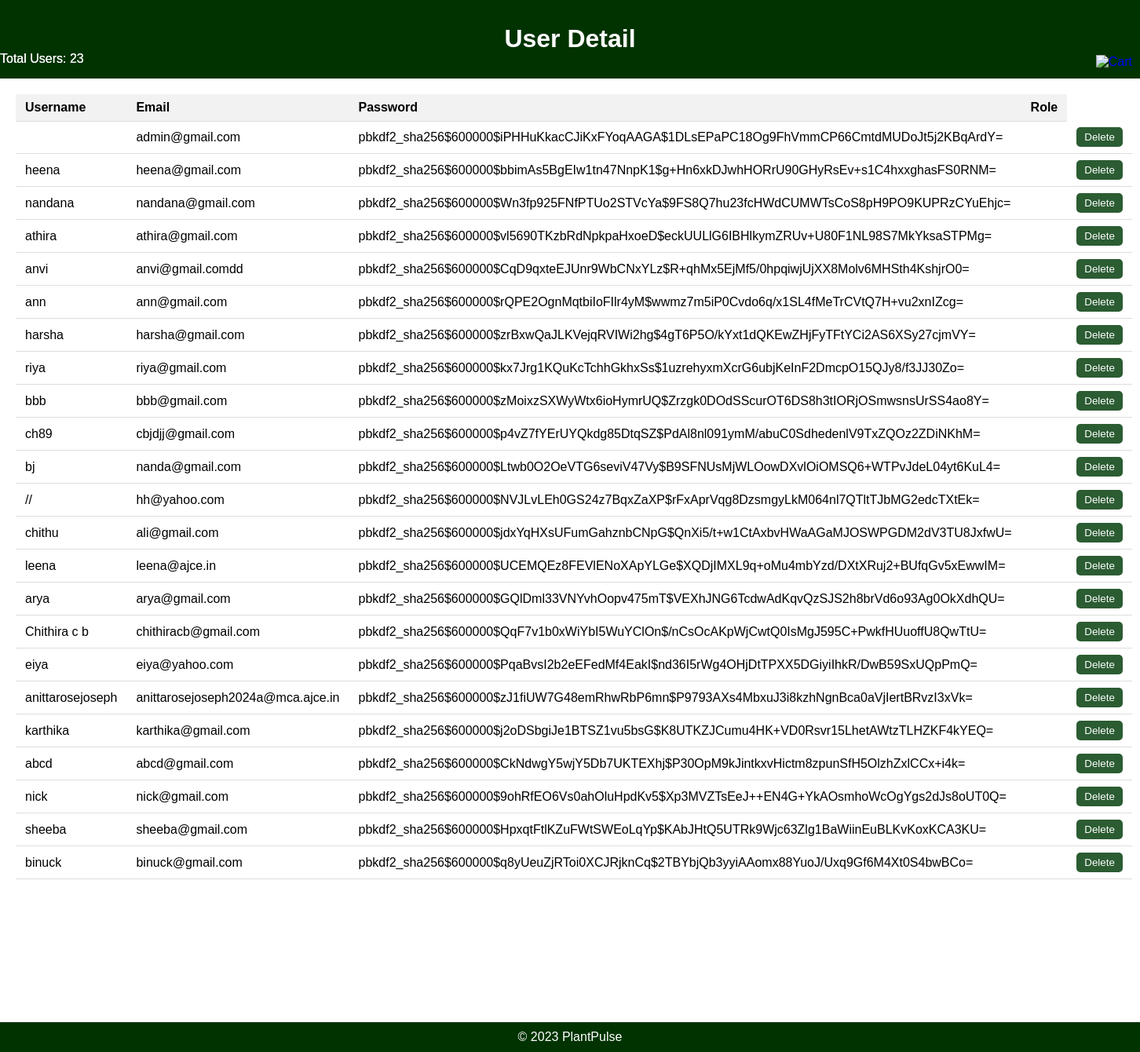
Page /user_r on the earlier database version.
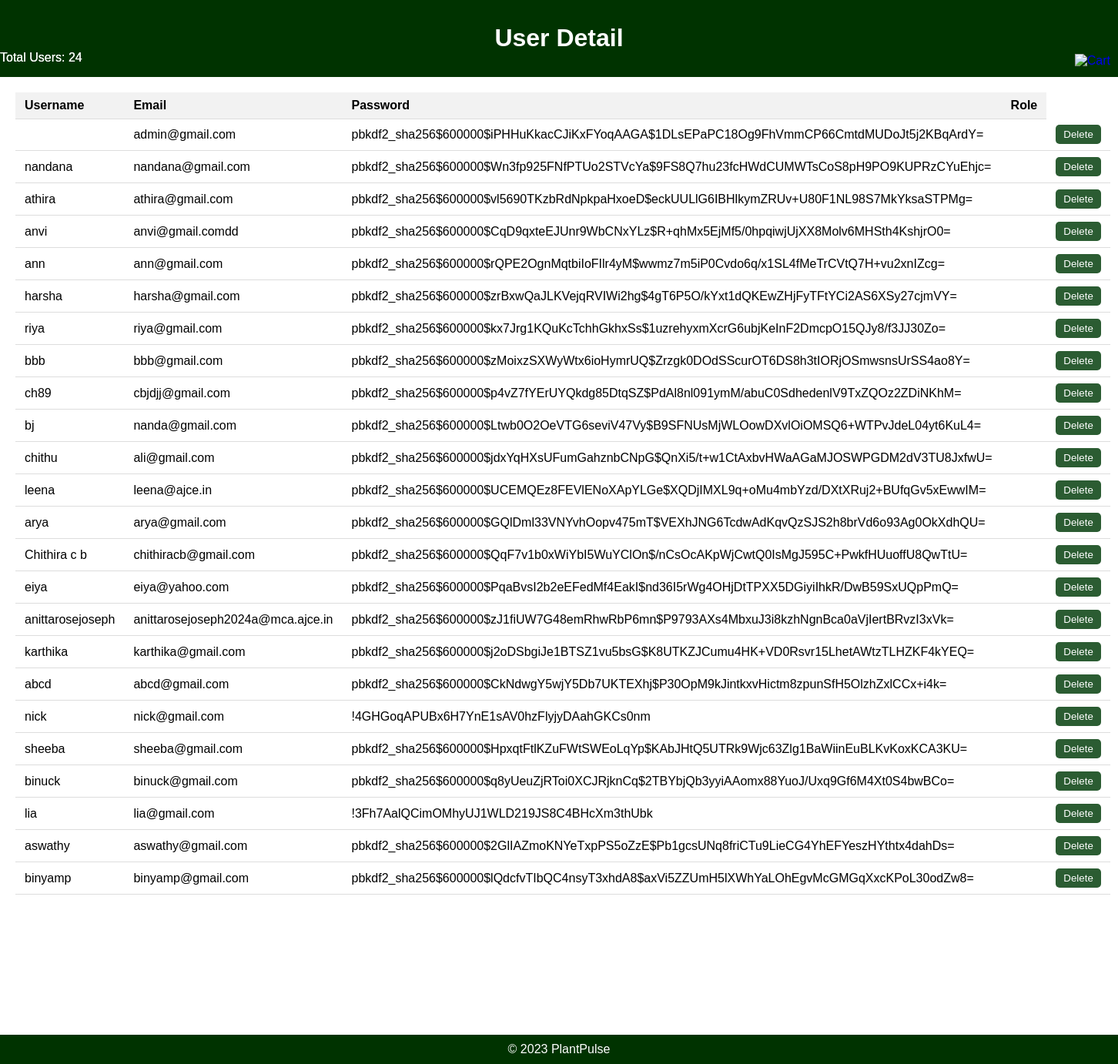
Same page on the later database version.
### firstapp/models.py (models this page shows, shortened)
class CustomUser(AbstractUser):
    ADMIN = 1
    CUSTOMER = 2
    DELIVERYTEAM = 3
    USER_TYPES = (
        (ADMIN, 'Admin'),
        (CUSTOMER, 'Customer'),
        (DELIVERYTEAM, 'Deliveryteam')
    )
    user_types = models.PositiveSmallIntegerField(choices=USER_TYPES,default='2')
    fullName = models.CharField(max_length=50)
    email = models.EmailField(max_length=100, unique=True)
    phone = models.CharField(max_length=12, blank=True)
    password = models.CharField(max_length=128)
    is_admin = models.BooleanField(default=False)
    is_staff = models.BooleanField(default=False)
    is_active = models.BooleanField(default=True)
    is_superadmin = models.BooleanField(default=False)
    objects = UserManager()

### firstapp/views.py (the view)
# urls.py: path('user_r', views.user_r, name='user_r'),
def user_r(request):
    user_s = CustomUser.objects.all()  # Fetch all products
    return render(request, 'user.html', {'user_s': user_s})

### templates/user.html (shortened to what this page needs)
{% load static %}
<!DOCTYPE html>
<html lang="en">
<head>
</head>
<body>
    <div class="header">
        <h1>User Detail</h1>
            <a href="{% url 'adminpanel' %}"><img src="{% static 'images/log4.png' %}" alt="Cart" class="Cart-icon" style="margin-right: 10px;"></a>
            <div class="user_no">
                <p>Total Users: {{ user_s|length }}</p>
            </div>
    </div>
    <div class="container">
        <table>
            <tr>
                <th>Username</th>
                <th>Email</th>
                <th>Password</th>
                <th>Role</th>
            </tr>
            {% for user in user_s %}
            <tr>
                <td>{{ user.fullName }}</td>
                <td>{{ user.email }}</td>
                <td>{{ user.password }}</td>
                <td>{{ user.role }}</td>
                <td>
                    <form action="{% url 'delete_user' user.id %}" method="post">
                        <button type="submit" class="delete-button">Delete</button>
                    </form>
                </td>
            </tr>
            {% endfor %}
            <div class="user_no">
                <p>Total Users: {{ user_s|length }}</p>
            </div>
        </table>
    </div>
<br><br><br><br><br><br><br><br><br>
    <div class="footer">
        &copy; 2023 PlantPulse
    </div>
</body>
</html>

Differences in the rows shown:
removed CustomUser: fullName "heena", email "heena@gmail.com", password "pbkdf2_sha256$600000$bbimAs5BgEIw1tn47NnpK1$g+Hn6xkDJwhHORrU90GHyRsEv+s1C4hxxghasFS0RNM="
removed CustomUser: fullName "//", email "hh@yahoo.com", password "pbkdf2_sha256$600000$NVJLvLEh0GS24z7BqxZaXP$rFxAprVqg8DzsmgyLkM064nl7QTltTJbMG2edcTXtEk="
changed CustomUser "nick": password "pbkdf2_sha256$600000$9ohRfEO6Vs0ahOluHpdKv5$Xp3MVZTsEeJ++EN4G+YkAOsmhoWcOgYgs2dJs8oUT0Q=" → "!4GHGoqAPUBx6H7YnE1sAV0hzFlyjyDAahGKCs0nm"
added CustomUser: fullName "lia", email "lia@gmail.com", password "!3Fh7AalQCimOMhyUJ1WLD219JS8C4BHcXm3thUbk"
added CustomUser: fullName "aswathy", email "aswathy@gmail.com", password "pbkdf2_sha256$600000$2GlIAZmoKNYeTxpPS5oZzE$Pb1gcsUNq8friCTu9LieCG4YhEFYeszHYthtx4dahDs="
added CustomUser: fullName "binyamp", email "binyamp@gmail.com", password "pbkdf2_sha256$600000$lQdcfvTIbQC4nsyT3xhdA8$axVi5ZZUmH5lXWhYaLOhEgvMcGMGqXxcKPoL30odZw8="
Other differences:
{{ user_s|length }}: "23" → "24"
